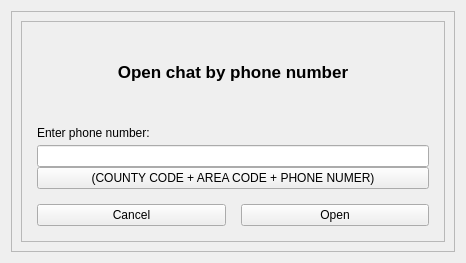
<?xml version="1.0" encoding="UTF-8"?>
<ui version="4.0">
 <class>OpenChatPopup</class>
 <widget class="QWidget" name="OpenChatPopup">
  <property name="geometry">
   <rect>
    <x>0</x>
    <y>0</y>
    <width>466</width>
    <height>263</height>
   </rect>
  </property>
  <property name="windowTitle">
   <string/>
  </property>
  <layout class="QVBoxLayout" name="verticalLayout">
   <item>
    <widget class="QFrame" name="popupMargins">
     <property name="frameShape">
      <enum>QFrame::StyledPanel</enum>
     </property>
     <property name="frameShadow">
      <enum>QFrame::Raised</enum>
     </property>
     <layout class="QVBoxLayout" name="verticalLayout_4">
      <item>
       <widget class="QFrame" name="popupFrame">
        <property name="frameShape">
         <enum>QFrame::StyledPanel</enum>
        </property>
        <property name="frameShadow">
         <enum>QFrame::Raised</enum>
        </property>
        <layout class="QVBoxLayout" name="verticalLayout_3">
         <property name="spacing">
          <number>15</number>
         </property>
         <property name="leftMargin">
          <number>15</number>
         </property>
         <property name="topMargin">
          <number>15</number>
         </property>
         <property name="rightMargin">
          <number>15</number>
         </property>
         <property name="bottomMargin">
          <number>15</number>
         </property>
         <item>
          <widget class="QLabel" name="label_4">
           <property name="font">
            <font>
             <pointsize>13</pointsize>
             <bold>true</bold>
            </font>
           </property>
           <property name="text">
            <string>Open chat by phone number</string>
           </property>
           <property name="alignment">
            <set>Qt::AlignCenter</set>
           </property>
          </widget>
         </item>
         <item>
          <layout class="QVBoxLayout" name="verticalLayout_2">
           <property name="spacing">
            <number>0</number>
           </property>
           <item>
            <widget class="QLabel" name="label">
             <property name="text">
              <string>Enter phone number:</string>
             </property>
            </widget>
           </item>
           <item>
            <widget class="QLineEdit" name="numberPhone">
             <property name="inputMask">
              <string notr="true">00000000000000000000000</string>
             </property>
            </widget>
           </item>
           <item>
            <widget class="QPushButton" name="btnPhoneHelper">
             <property name="font">
              <font>
               <pointsize>9</pointsize>
              </font>
             </property>
             <property name="cursor">
              <cursorShape>WhatsThisCursor</cursorShape>
             </property>
             <property name="toolTip">
              <string>See here the code of your country</string>
             </property>
             <property name="statusTip">
              <string/>
             </property>
             <property name="text">
              <string>(COUNTY CODE + AREA CODE + PHONE NUMER)</string>
             </property>
            </widget>
           </item>
          </layout>
         </item>
         <item>
          <layout class="QHBoxLayout" name="horizontalLayout">
           <item>
            <widget class="QPushButton" name="btnCancel">
             <property name="text">
              <string>Cancel</string>
             </property>
            </widget>
           </item>
           <item>
            <widget class="QPushButton" name="btnOk">
             <property name="text">
              <string>Open</string>
             </property>
             <property name="shortcut">
              <string notr="true">Enter</string>
             </property>
             <property name="autoDefault">
              <bool>false</bool>
             </property>
             <property name="default">
              <bool>false</bool>
             </property>
            </widget>
           </item>
          </layout>
         </item>
        </layout>
       </widget>
      </item>
     </layout>
    </widget>
   </item>
  </layout>
 </widget>
 <resources/>
 <connections/>
</ui>
